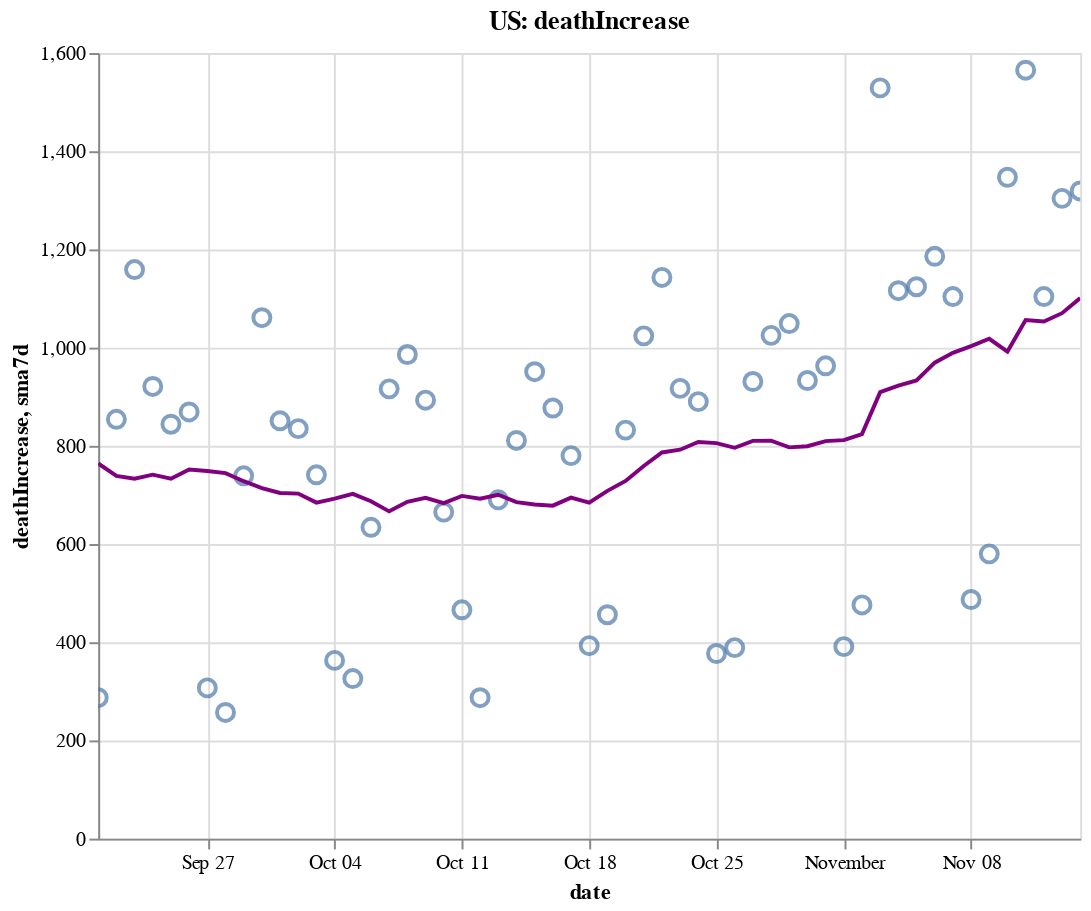

Notebook code cell kept with this figure:
### Code cell
create_plot(us, 'deathIncrease')

### Figure 1 — Vega-Lite specification as saved in the notebook (floating-point values rounded to 4 significant figures)
{"config": {"view": {"continuousWidth": 400, "continuousHeight": 300}}, "layer": [{"layer": [{"mark": {"type": "point", "size": 75}, "encoding": {"tooltip": [{"type": "temporal", "field": "date"}, {"type": "quantitative", "field": "deathIncrease"}, {"type": "quantitative", "field": "sma7d"}], "x": {"type": "temporal", "field": "date"}, "y": {"type": "quantitative", "field": "deathIncrease"}}, "selection": {"selector006": {"type": "interval", "bind": "scales", "encodings": ["x", "y"]}}}, {"mark": {"type": "line", "color": "purple"}, "encoding": {"x": {"type": "temporal", "field": "date"}, "y": {"type": "quantitative", "field": "sma7d"}}}]}, {"mark": {"type": "rule", "color": "#aaa"}, "encoding": {"x": {"type": "temporal", "field": "date"}}, "transform": [{"filter": {"selection": "selector005"}}]}, {"mark": "circle", "encoding": {"opacity": {"condition": {"value": 1, "selection": "selector005"}, "value": 0}, "tooltip": [{"type": "temporal", "field": "date"}, {"type": "quantitative", "field": "deathIncrease"}, {"type": "quantitative", "field": "sma7d"}], "x": {"type": "temporal", "field": "date"}, "y": {"type": "quantitative", "field": "deathIncrease"}}, "selection": {"selector005": {"type": "single", "encodings": ["x"], "on": "mouseover", "nearest": true, "empty": "none"}}}, {"mark": {"type": "text", "align": "left", "dx": 5, "dy": -5, "stroke": "white", "strokeWidth": 2}, "encoding": {"text": {"type": "quantitative", "field": "deathIncrease"}, "tooltip": [{"type": "temporal", "field": "date"}, {"type": "quantitative", "field": "deathIncrease"}, {"type": "quantitative", "field": "sma7d"}], "x": {"type": "temporal", "field": "date"}, "y": {"type": "quantitative", "field": "deathIncrease"}}, "transform": [{"filter": {"selection": "selector005"}}]}, {"mark": {"type": "text", "align": "left", "dx": 5, "dy": -5}, "encoding": {"text": {"type": "quantitative", "field": "deathIncrease"}, "tooltip": [{"type": "temporal", "field": "date"}, {"type": "quantitative", "field": "deathIncrease"}, {"type": "quantitative", "field": "sma7d"}], "x": {"type": "temporal", "field": "date"}, "y": {"type": "quantitative", "field": "deathIncrease"}}, "transform": [{"filter": {"selection": "selector005"}}]}], "data": {"name": "data-47a799b4e5e7c3e42922b21c5886c0fb"}, "height": 400, "title": "US: deathIncrease", "width": 500, "$schema": "https://vega.github.io/schema/vega-lite/v4.8.1.json", "datasets": {"data-47a799b4e5e7c3e42922b21c5886c0fb": [{"date": "2020-09-21T00:00:00", "totalTestResultsIncrease": 775000.0, "positiveIncrease": 39060.0, "death": 191900.0, "deathIncrease": 287.0, "positiveRate": 0.05, "state": "US", "sma7d": 764.1}, {"date": "2020-09-22T00:00:00", "totalTestResultsIncrease": 850800.0, "positiveIncrease": 49350.0, "death": 192800.0, "deathIncrease": 854.0, "positiveRate": 0.058, "state": "US", "sma7d": 738.9}, {"date": "2020-09-23T00:00:00", "totalTestResultsIncrease": 1010000.0, "positiveIncrease": 38550.0, "death": 193900.0, "deathIncrease": 1159.0, "positiveRate": 0.038, "state": "US", "sma7d": 733.0}, {"date": "2020-09-24T00:00:00", "totalTestResultsIncrease": 1038000.0, "positiveIncrease": 43240.0, "death": 194800.0, "deathIncrease": 921.0, "positiveRate": 0.042, "state": "US", "sma7d": 741.3}, {"date": "2020-09-25T00:00:00", "totalTestResultsIncrease": 1112000.0, "positiveIncrease": 55140.0, "death": 195700.0, "deathIncrease": 844.0, "positiveRate": 0.05, "state": "US", "sma7d": 733.1}, {"date": "2020-09-26T00:00:00", "totalTestResultsIncrease": 1123000.0, "positiveIncrease": 47580.0, "death": 196600.0, "deathIncrease": 869.0, "positiveRate": 0.042, "state": "US", "sma7d": 751.6}, {"date": "2020-09-27T00:00:00", "totalTestResultsIncrease": 905600.0, "positiveIncrease": 35060.0, "death": 196900.0, "deathIncrease": 307.0, "positiveRate": 0.039, "state": "US", "sma7d": 748.7}, {"date": "2020-09-28T00:00:00", "totalTestResultsIncrease": 1164000.0, "positiveIncrease": 36060.0, "death": 197100.0, "deathIncrease": 257.0, "positiveRate": 0.031, "state": "US", "sma7d": 744.4}, {"date": "2020-09-29T00:00:00", "totalTestResultsIncrease": 914100.0, "positiveIncrease": 36290.0, "death": 197900.0, "deathIncrease": 739.0, "positiveRate": 0.04, "state": "US", "sma7d": 728.0}, {"date": "2020-09-30T00:00:00", "totalTestResultsIncrease": 904400.0, "positiveIncrease": 44270.0, "death": 198900.0, "deathIncrease": 1061.0, "positiveRate": 0.049, "state": "US", "sma7d": 714.0}, {"date": "2020-10-01T00:00:00", "totalTestResultsIncrease": 998200.0, "positiveIncrease": 45480.0, "death": 199800.0, "deathIncrease": 851.0, "positiveRate": 0.046, "state": "US", "sma7d": 704.0}, {"date": "2020-10-02T00:00:00", "totalTestResultsIncrease": 1242000.0, "positiveIncrease": 49130.0, "death": 200600.0, "deathIncrease": 835.0, "positiveRate": 0.04, "state": "US", "sma7d": 702.7}, {"date": "2020-10-03T00:00:00", "totalTestResultsIncrease": 1100000.0, "positiveIncrease": 51010.0, "death": 201400.0, "deathIncrease": 741.0, "positiveRate": 0.046, "state": "US", "sma7d": 684.4}, {"date": "2020-10-04T00:00:00", "totalTestResultsIncrease": 1029000.0, "positiveIncrease": 38290.0, "death": 201700.0, "deathIncrease": 363.0, "positiveRate": 0.037, "state": "US", "sma7d": 692.4}, {"date": "2020-10-05T00:00:00", "totalTestResultsIncrease": 990500.0, "positiveIncrease": 37860.0, "death": 202000.0, "deathIncrease": 326.0, "positiveRate": 0.038, "state": "US", "sma7d": 702.3}, {"date": "2020-10-06T00:00:00", "totalTestResultsIncrease": 907000.0, "positiveIncrease": 38420.0, "death": 202700.0, "deathIncrease": 634.0, "positiveRate": 0.042, "state": "US", "sma7d": 687.3}, {"date": "2020-10-07T00:00:00", "totalTestResultsIncrease": 973500.0, "positiveIncrease": 50560.0, "death": 203600.0, "deathIncrease": 916.0, "positiveRate": 0.052, "state": "US", "sma7d": 666.6}, {"date": "2020-10-08T00:00:00", "totalTestResultsIncrease": 1149000.0, "positiveIncrease": 55120.0, "death": 204600.0, "deathIncrease": 986.0, "positiveRate": 0.048, "state": "US", "sma7d": 685.9}, {"date": "2020-10-09T00:00:00", "totalTestResultsIncrease": 1201000.0, "positiveIncrease": 56720.0, "death": 205500.0, "deathIncrease": 893.0, "positiveRate": 0.047, "state": "US", "sma7d": 694.1}, {"date": "2020-10-10T00:00:00", "totalTestResultsIncrease": 1247000.0, "positiveIncrease": 57250.0, "death": 206100.0, "deathIncrease": 665.0, "positiveRate": 0.046, "state": "US", "sma7d": 683.3}, {"date": "2020-10-11T00:00:00", "totalTestResultsIncrease": 1083000.0, "positiveIncrease": 46700.0, "death": 206600.0, "deathIncrease": 466.0, "positiveRate": 0.043, "state": "US", "sma7d": 698.0}, {"date": "2020-10-12T00:00:00", "totalTestResultsIncrease": 1064000.0, "positiveIncrease": 42780.0, "death": 206900.0, "deathIncrease": 287.0, "positiveRate": 0.04, "state": "US", "sma7d": 692.4}, {"date": "2020-10-13T00:00:00", "totalTestResultsIncrease": 1041000.0, "positiveIncrease": 48150.0, "death": 207600.0, "deathIncrease": 690.0, "positiveRate": 0.046, "state": "US", "sma7d": 700.4}, {"date": "2020-10-14T00:00:00", "totalTestResultsIncrease": 1041000.0, "positiveIncrease": 56240.0, "death": 208400.0, "deathIncrease": 811.0, "positiveRate": 0.054, "state": "US", "sma7d": 685.4}, {"date": "2020-10-15T00:00:00", "totalTestResultsIncrease": 1102000.0, "positiveIncrease": 62850.0, "death": 209300.0, "deathIncrease": 951.0, "positiveRate": 0.057, "state": "US", "sma7d": 680.4}, {"date": "2020-10-16T00:00:00", "totalTestResultsIncrease": 1230000.0, "positiveIncrease": 67940.0, "death": 210200.0, "deathIncrease": 877.0, "positiveRate": 0.055, "state": "US", "sma7d": 678.1}, {"date": "2020-10-17T00:00:00", "totalTestResultsIncrease": 1295000.0, "positiveIncrease": 57750.0, "death": 211000.0, "deathIncrease": 780.0, "positiveRate": 0.045, "state": "US", "sma7d": 694.6}, {"date": "2020-10-18T00:00:00", "totalTestResultsIncrease": 1056000.0, "positiveIncrease": 48630.0, "death": 211400.0, "deathIncrease": 393.0, "positiveRate": 0.046, "state": "US", "sma7d": 684.1}, {"date": "2020-10-19T00:00:00", "totalTestResultsIncrease": 1131000.0, "positiveIncrease": 56900.0, "death": 211800.0, "deathIncrease": 456.0, "positiveRate": 0.05, "state": "US", "sma7d": 708.3}, {"date": "2020-10-20T00:00:00", "totalTestResultsIncrease": 948700.0, "positiveIncrease": 60310.0, "death": 212700.0, "deathIncrease": 832.0, "positiveRate": 0.064, "state": "US", "sma7d": 728.6}, {"date": "2020-10-21T00:00:00", "totalTestResultsIncrease": 939500.0, "positiveIncrease": 60660.0, "death": 213700.0, "deathIncrease": 1024.0, "positiveRate": 0.065, "state": "US", "sma7d": 759.0}, {"date": "2020-10-22T00:00:00", "totalTestResultsIncrease": 1219000.0, "positiveIncrease": 72890.0, "death": 214800.0, "deathIncrease": 1143.0, "positiveRate": 0.06, "state": "US", "sma7d": 786.4}, {"date": "2020-10-23T00:00:00", "totalTestResultsIncrease": 1379000.0, "positiveIncrease": 82260.0, "death": 215800.0, "deathIncrease": 917.0, "positiveRate": 0.06, "state": "US", "sma7d": 792.1}, {"date": "2020-10-24T00:00:00", "totalTestResultsIncrease": 1321000.0, "positiveIncrease": 82740.0, "death": 216700.0, "deathIncrease": 890.0, "positiveRate": 0.063, "state": "US", "sma7d": 807.9}, {"date": "2020-10-25T00:00:00", "totalTestResultsIncrease": 1191000.0, "positiveIncrease": 65090.0, "death": 217000.0, "deathIncrease": 377.0, "positiveRate": 0.055, "state": "US", "sma7d": 805.6}, {"date": "2020-10-26T00:00:00", "totalTestResultsIncrease": 1201000.0, "positiveIncrease": 62100.0, "death": 217400.0, "deathIncrease": 389.0, "positiveRate": 0.052, "state": "US", "sma7d": 796.0}, {"date": "2020-10-27T00:00:00", "totalTestResultsIncrease": 1081000.0, "positiveIncrease": 73000.0, "death": 218300.0, "deathIncrease": 931.0, "positiveRate": 0.068, "state": "US", "sma7d": 810.1}, {"date": "2020-10-28T00:00:00", "totalTestResultsIncrease": 1086000.0, "positiveIncrease": 78640.0, "death": 219400.0, "deathIncrease": 1025.0, "positiveRate": 0.072, "state": "US", "sma7d": 810.3}, {"date": "2020-10-29T00:00:00", "totalTestResultsIncrease": 1325000.0, "positiveIncrease": 87990.0, "death": 220400.0, "deathIncrease": 1049.0, "positiveRate": 0.066, "state": "US", "sma7d": 796.9}, {"date": "2020-10-30T00:00:00", "totalTestResultsIncrease": 1362000.0, "positiveIncrease": 96710.0, "death": 221400.0, "deathIncrease": 933.0, "positiveRate": 0.071, "state": "US", "sma7d": 799.1}, {"date": "2020-10-31T00:00:00", "totalTestResultsIncrease": 1374000.0, "positiveIncrease": 90490.0, "death": 222300.0, "deathIncrease": 963.0, "positiveRate": 0.066, "state": "US", "sma7d": 809.6}, {"date": "2020-11-01T00:00:00", "totalTestResultsIncrease": 1140000.0, "positiveIncrease": 74050.0, "death": 222700.0, "deathIncrease": 391.0, "positiveRate": 0.065, "state": "US", "sma7d": 811.6}, {"date": "2020-11-02T00:00:00", "totalTestResultsIncrease": 1328000.0, "positiveIncrease": 82250.0, "death": 223200.0, "deathIncrease": 476.0, "positiveRate": 0.062, "state": "US", "sma7d": 824.0}, {"date": "2020-11-03T00:00:00", "totalTestResultsIncrease": 1126000.0, "positiveIncrease": 86080.0, "death": 224700.0, "deathIncrease": 1529.0, "positiveRate": 0.076, "state": "US", "sma7d": 909.4}, {"date": "2020-11-04T00:00:00", "totalTestResultsIncrease": 1207000.0, "positiveIncrease": 103100.0, "death": 225800.0, "deathIncrease": 1116.0, "positiveRate": 0.085, "state": "US", "sma7d": 922.4}, {"date": "2020-11-05T00:00:00", "totalTestResultsIncrease": 1564000.0, "positiveIncrease": 116200.0, "death": 227000.0, "deathIncrease": 1124.0, "positiveRate": 0.074, "state": "US", "sma7d": 933.1}, {"date": "2020-11-06T00:00:00", "totalTestResultsIncrease": 1562000.0, "positiveIncrease": 125300.0, "death": 228100.0, "deathIncrease": 1186.0, "positiveRate": 0.08, "state": "US", "sma7d": 969.3}, {"date": "2020-11-07T00:00:00", "totalTestResultsIncrease": 1406000.0, "positiveIncrease": 129200.0, "death": 229200.0, "deathIncrease": 1104.0, "positiveRate": 0.092, "state": "US", "sma7d": 989.4}, {"date": "2020-11-08T00:00:00", "totalTestResultsIncrease": 1259000.0, "positiveIncrease": 110800.0, "death": 229700.0, "deathIncrease": 487.0, "positiveRate": 0.088, "state": "US", "sma7d": 1003.0}, {"date": "2020-11-09T00:00:00", "totalTestResultsIncrease": 1519000.0, "positiveIncrease": 118700.0, "death": 230300.0, "deathIncrease": 580.0, "positiveRate": 0.078, "state": "US", "sma7d": 1018.0}, {"date": "2020-11-10T00:00:00", "totalTestResultsIncrease": 1237000.0, "positiveIncrease": 131000.0, "death": 231700.0, "deathIncrease": 1347.0, "positiveRate": 0.106, "state": "US", "sma7d": 992.0}, {"date": "2020-11-11T00:00:00", "totalTestResultsIncrease": 1382000.0, "positiveIncrease": 144500.0, "death": 233200.0, "deathIncrease": 1565.0, "positiveRate": 0.105, "state": "US", "sma7d": 1056.0}, {"date": "2020-11-12T00:00:00", "totalTestResultsIncrease": 1490000.0, "positiveIncrease": 150500.0, "death": 234300.0, "deathIncrease": 1104.0, "positiveRate": 0.101, "state": "US", "sma7d": 1053.0}, {"date": "2020-11-13T00:00:00", "totalTestResultsIncrease": 1684000.0, "positiveIncrease": 170800.0, "death": 235600.0, "deathIncrease": 1304.0, "positiveRate": 0.101, "state": "US", "sma7d": 1070.0}, {"date": "2020-11-14T00:00:00", "totalTestResultsIncrease": 1639000.0, "positiveIncrease": 162900.0, "death": 236900.0, "deathIncrease": 1319.0, "positiveRate": 0.099, "state": "US", "sma7d": 1101.0}]}}
